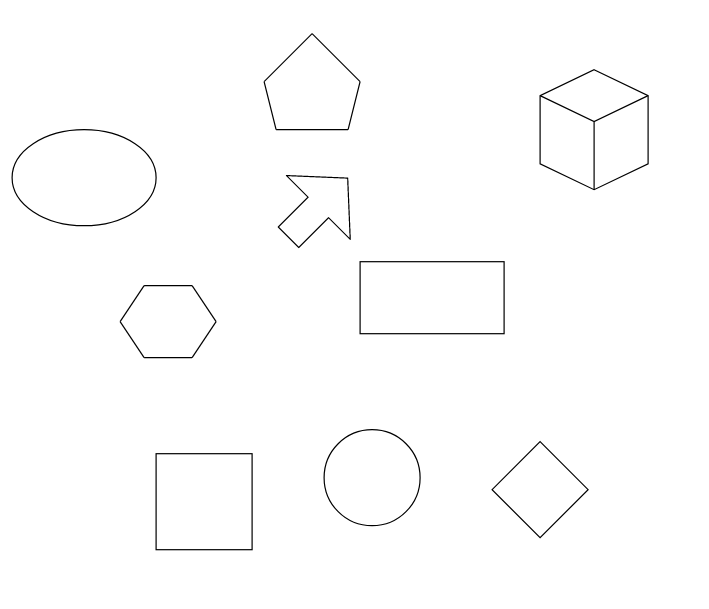
#> input picture 5_Programmation/test/17_shape_detection/forme.png, 709 x 609 px
$ python shape_detect.py
#> lines starting #> are read from the running program, lines starting #| are printed output that depends on the picture; after the words box and inside, x2 and y2 are one past the last pixel; in counts of white or black regions, pixels touching at a corner belong together
#segmentation.py / 25.11.2020 / Robin Forestier
#import de la bibliothèque opencv
import numpy as np
import cv2

#charge l'image robin.png dans my_image
img = cv2.imread('forme.png')
#> img is the input picture: shape (609, 709, 3); min 0, max 255, mean 252.7

gray = cv2.cvtColor(img,cv2.COLOR_BGR2GRAY)
ret,thresh = cv2.threshold(gray,250,255,cv2.THRESH_BINARY_INV)
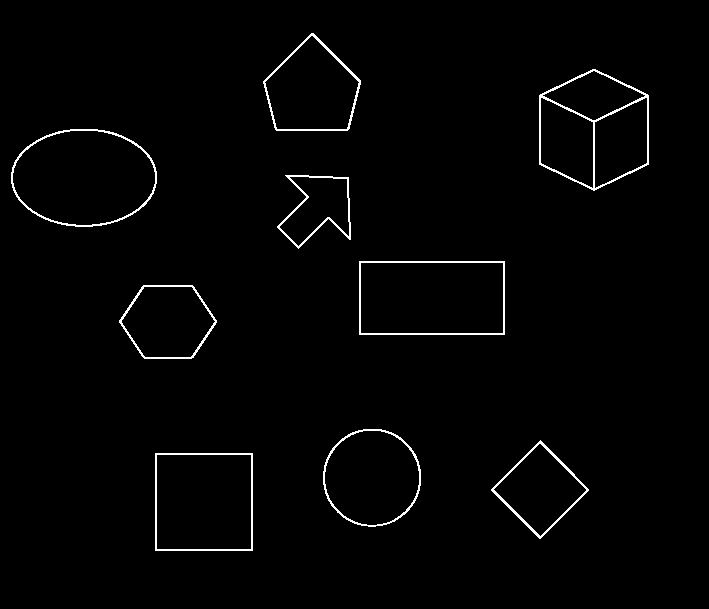
#> thresh: shape (609, 709); 1.6% white in thin lines or dots, all inside (x1, y1, x2, y2) = (11, 33, 649, 551)

contours, h = cv2.findContours(thresh,cv2.RETR_EXTERNAL,cv2.CHAIN_APPROX_SIMPLE)
#> contours = 9 contours; largest, box (x1, y1, x2, y2) and area: (11, 129, 157, 227) 11144, (359, 261, 505, 335) 10585, (539, 69, 649, 191) 10390, (155, 453, 253, 551) 9409, (323, 429, 421, 527) 7453; h = [[1, -1, -1, -1], [2, 0, -1, -1], [3, 1, -1, -1], [4, 2, -1, -1], [5, 3, -1, -1], [6, 4, -1, -1], [7, 5, -1, -1], [8, 6, -1, -1], [-1, 7, -1, -1]]

for cnt in contours:
    perimetre = cv2.arcLength(cnt,True)
    approx = cv2.approxPolyDP(cnt,0.01*perimetre,True)

    M = cv2.moments(cnt)
    if M["m00"] != 0:
        cx = int(M["m10"] / M["m00"])
        cy = int(M["m01"] / M["m00"])
    else:
        cx,cy = 0,0
    cv2.drawContours(img,[cnt],-1,(0,255,0),2)

    if len(approx)==3:
        shape = "triangle"
    elif len(approx) == 4:
        (x,y,w,h) = cv2.boundingRect(approx)
        ratio = w/float(h)
        if ratio >= 0.95 and ratio <= 1.05:
             shape = "carre"
        else:
              shape = "rectangle"
    elif len(approx) == 5:
           shape = "pentagone"
    elif len(approx) == 6:
        shape = "hexagone"
    else:
        shape = "cercle"
    cv2.putText(img,shape,(cx,cy),cv2.FONT_HERSHEY_SIMPLEX,0.5,(255,0,0),2)
#> this loop made 9 passes
#> (perimetre, approx, cx, cy, x, y, w, h) on passes 1, 2, 5: (388, [[155, 453], [155, 550], [252, 550], [252, 453]], 203, 501, 155, 453, 98, 98), (276.9, [[540, 440], [491, 489], [539, 538], [588, 490]], 539, 489, 491, 440, 98, 99), (436, [[359, 261], [359, 334], [504, 334], [504, 261]], 431, 297, 359, 261, 146, 74)
#> (perimetre, cx, cy, shape) on passes 3, 4, 6, 7, 8, 9: (322.4, 371, 477, 'cercle'), (283.2, 167, 321, 'hexagone'), (302.2, 317, 207, 'cercle'), (406.1, 83, 177, 'cercle'), (399.1, 593, 129, 'hexagone'), (317.1, 311, 89, 'pentagone')
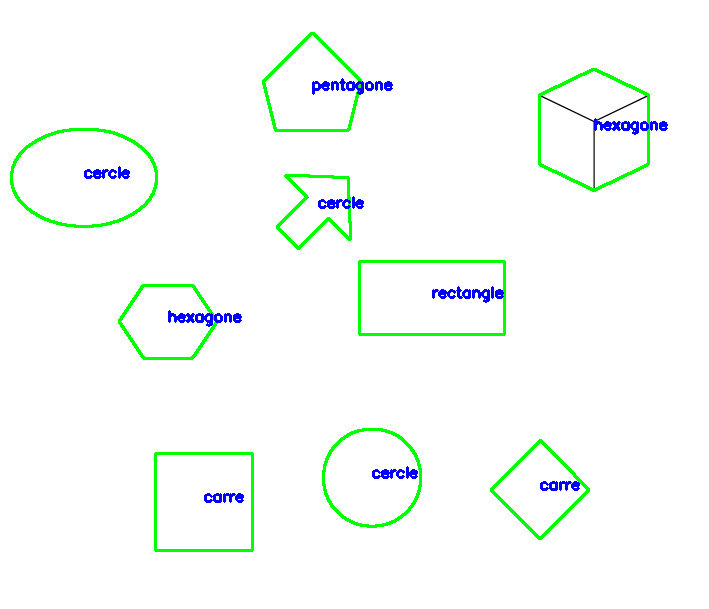
#> img: shape (609, 709, 3); 3.15% of pixels changed, all inside (x1, y1, x2, y2) = (10, 32, 668, 552)

#affichage du résultat
cv2.imshow('image', img)
cv2.imshow('iage', thresh)

#attendre qu'une touch soit pressée
cv2.waitKey(0)
#ferme toutes les fenêtre
cv2.destroyAllWindows()
